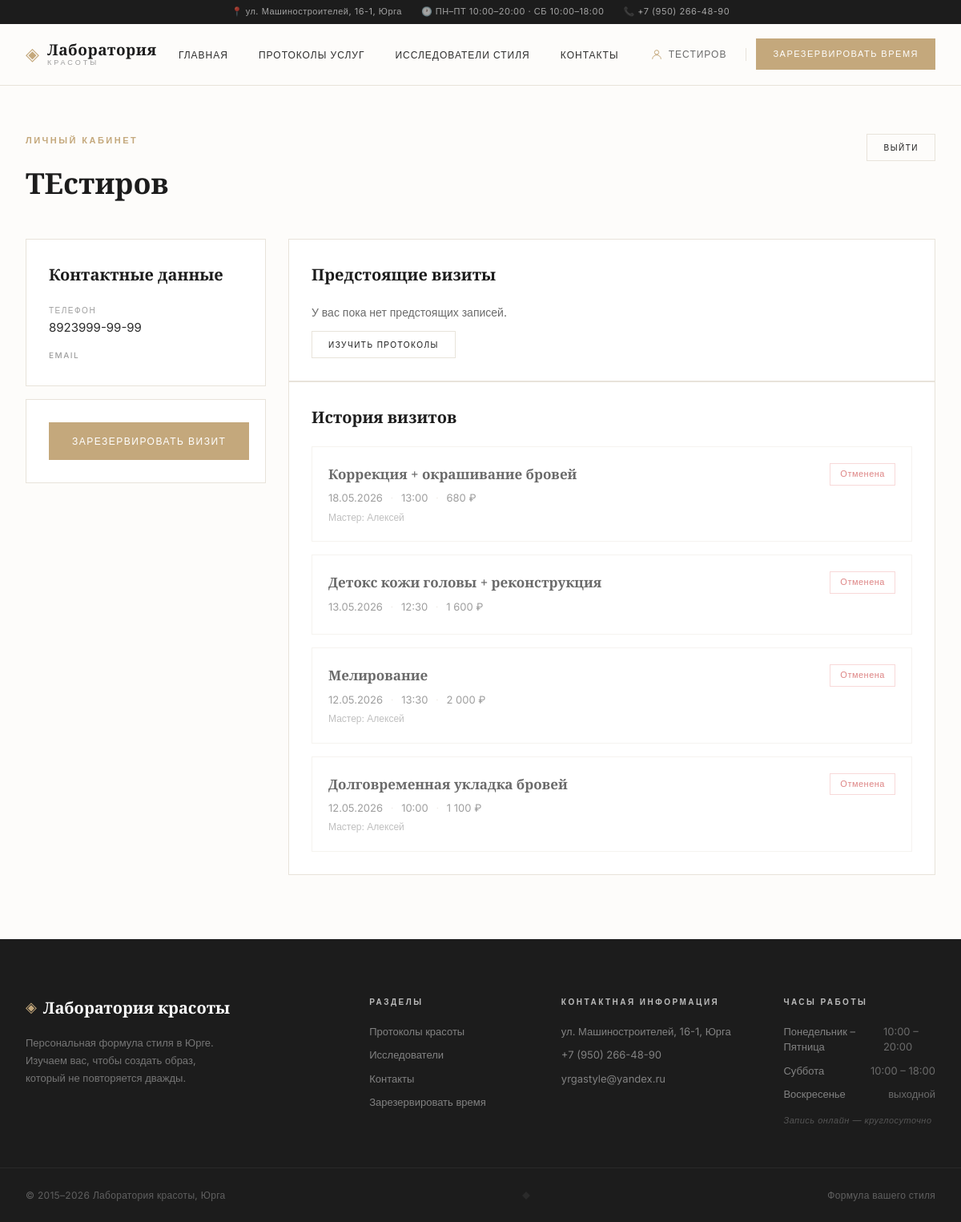
The page /pages/account/cabinet.php (signed in) on the database its author committed.
### tables this page shows
CREATE TABLE `clients` (
  `id` int(11) NOT NULL,
  `name` varchar(100) NOT NULL,
  `phone` varchar(20) NOT NULL,
  `email` varchar(100) NOT NULL,
  `password_hash` varchar(255) NOT NULL,
  `created_at` timestamp NOT NULL DEFAULT current_timestamp(),
  `updated_at` timestamp NOT NULL DEFAULT current_timestamp() ON UPDATE current_timestamp()
);

CREATE TABLE `bookings` (
  `id` int(11) NOT NULL,
  `client_id` int(11) NOT NULL,
  `master_id` int(11) DEFAULT NULL,
  `service_id` int(11) NOT NULL,
  `booking_date` date NOT NULL,
  `booking_time` time NOT NULL,
  `comment` text DEFAULT NULL,
  `status` enum('new','confirmed','cancelled','completed') DEFAULT 'new',
  `created_at` timestamp NOT NULL DEFAULT current_timestamp(),
  `updated_at` timestamp NOT NULL DEFAULT current_timestamp() ON UPDATE current_timestamp()
);

CREATE TABLE `services` (
  `id` int(11) NOT NULL,
  `name` varchar(200) NOT NULL,
  `description` text DEFAULT NULL,
  `category` varchar(100) NOT NULL,
  `duration_min` int(11) NOT NULL,
  `price` decimal(10,2) NOT NULL,
  `is_active` tinyint(1) DEFAULT 1,
  `created_at` timestamp NOT NULL DEFAULT current_timestamp(),
  `updated_at` timestamp NOT NULL DEFAULT current_timestamp() ON UPDATE current_timestamp()
);

CREATE TABLE `masters` (
  `id` int(11) NOT NULL,
  `name` varchar(100) NOT NULL,
  `specialization` varchar(200) NOT NULL,
  `description` text DEFAULT NULL,
  `photo` varchar(255) DEFAULT NULL,
  `rating` decimal(3,2) DEFAULT 0.00,
  `reviews_count` int(11) DEFAULT 0,
  `is_active` tinyint(1) DEFAULT 1,
  `created_at` timestamp NOT NULL DEFAULT current_timestamp(),
  `updated_at` timestamp NOT NULL DEFAULT current_timestamp() ON UPDATE current_timestamp()
);

### pages/account/cabinet.php (the view, shortened to what this page needs)
<?php
    require_once __DIR__ . '/../../config/db.php';
    $stmt = $pdo->prepare("SELECT * FROM clients WHERE id = ?");
    $stmt->execute([$_SESSION['client_id']]);
    $client = $stmt->fetch();
    $stmtUpcoming = $pdo->prepare("
        SELECT b.*, s.name AS service_name, s.price, m.name AS master_name
        FROM bookings b
        JOIN services s ON b.service_id = s.id
        LEFT JOIN masters m ON b.master_id = m.id
        WHERE b.client_id = ?
          AND b.booking_date >= CURDATE()
          AND b.status IN ('new', 'confirmed')
        ORDER BY b.booking_date ASC, b.booking_time ASC
    ");
    $stmtUpcoming->execute([$_SESSION['client_id']]);
    $upcomingBookings = $stmtUpcoming->fetchAll();
    $stmtHistory = $pdo->prepare("
        SELECT b.*, s.name AS service_name, s.price, m.name AS master_name
        FROM bookings b
        JOIN services s ON b.service_id = s.id
        LEFT JOIN masters m ON b.master_id = m.id
        WHERE b.client_id = ?
          AND (b.booking_date < CURDATE() OR b.status IN ('cancelled', 'completed'))
        ORDER BY b.booking_date DESC, b.booking_time DESC
        LIMIT 20
    ");
    $stmtHistory->execute([$_SESSION['client_id']]);
    $historyBookings = $stmtHistory->fetchAll();
    include '../header.php';
?>
<section class="cabinet-section">
    <div class="container">
        <div class="cabinet-header">
            <div>
                <span class="section-eyebrow">Личный кабинет</span>
                <h1 class="cabinet-title"><?php echo htmlspecialchars($client['name']); ?></h1>
            </div>
            <a href="<?php echo $basePath; ?>/scripts/logout.php" class="btn btn-ghost btn-sm">Выйти</a>
        </div>
        <div class="cabinet-grid">
            <aside class="cabinet-sidebar">
                <div class="cabinet-card">
                    <h3>Контактные данные</h3>
                    <div class="cabinet-info">
                        <div class="cabinet-info-row">
                            <span class="cabinet-info-label">Телефон</span>
                            <span class="cabinet-info-value"><?php echo htmlspecialchars($client['phone']); ?></span>
                        </div>
                        <div class="cabinet-info-row">
                            <span class="cabinet-info-label">Email</span>
                        </div>
                    </div>
                </div>
                <div class="cabinet-card">
                    <a href="<?php echo $basePath; ?>/pages/booking.php" class="btn btn-gold">Зарезервировать визит</a>
                </div>
            </aside>
            <div class="cabinet-main">
                <div class="cabinet-card">
                    <h3>Предстоящие визиты</h3>
                    <?php if (empty($upcomingBookings)): ?>
                        <p class="cabinet-empty">У вас пока нет предстоящих записей.</p>
                        <a href="<?php echo $basePath; ?>/pages/services.php" class="btn btn-ghost btn-sm" style="margin-top: 12px;">Изучить протоколы</a>
                    <?php endif; ?>
                </div>
                <?php if (!empty($historyBookings)): ?>
                    <div class="cabinet-card">
                        <h3>История визитов</h3>
                        <div class="cabinet-bookings">
                            <?php foreach ($historyBookings as $booking): ?>
                                <div class="cabinet-booking cabinet-booking-past">
                                    <div class="cabinet-booking-main">
                                        <strong class="cabinet-booking-service"><?php echo htmlspecialchars($booking['service_name']); ?></strong>
                                        <div class="cabinet-booking-details">
                                            <span><?php echo date('d.m.Y', strtotime($booking['booking_date'])); ?></span>
                                            <span class="cabinet-booking-sep">·</span>
                                            <span><?php echo date('H:i', strtotime($booking['booking_time'])); ?></span>
                                            <span class="cabinet-booking-sep">·</span>
                                            <span><?php echo number_format($booking['price'], 0, '', ' '); ?> ₽</span>
                                        </div>
                                        <?php if ($booking['master_name']): ?>
                                            <div class="cabinet-booking-master">Мастер: <?php echo htmlspecialchars($booking['master_name']); ?></div>
                                        <?php endif; ?>
                                    </div>
                                    <div class="cabinet-booking-status">
                                        <span class="cabinet-status
                                            <?php echo $booking['status'] === 'completed' ? 'cabinet-status-done' : 'cabinet-status-cancelled'; ?>">
                                            <?php
                                                echo $booking['status'] === 'completed' ? 'Выполнена' : 'Отменена';
                                            ?>
                                        </span>
                                    </div>
                                </div>
                            <?php endforeach; ?>
                        </div>
                    </div>
                <?php endif; ?>
            </div>
        </div>
    </div>
</section>
<?php include '../footer.php'; ?>

### assets/css/style.css (style rules this page uses)
:root { --gold: #C4A87C; --gold-hover: #B89365; --gold-light: rgba(196, 168, 124, 0.15); --gold-pale: #F8F4ED; --dark: #1C1C1C; --text: #2D2D2D; --text-muted: #6B6B6B; --text-light: #9E9E9E; --bg: #FDFCFA; --bg-warm: #F8F5F0; --white: #FFFFFF; --border: #E8E3DA; --border-light: #F0EDE8; --font-main: 'Inter', sans-serif; --font-accent: 'Cormorant Garamond', serif; --transition: 0.35s cubic-bezier(0.25, 0.1, 0.25, 1); --ease-out-expo: cubic-bezier(0.19, 1, 0.22, 1); }
*, *::before, *::after { margin: 0; padding: 0; box-sizing: border-box; }
html { scroll-behavior: smooth; }
body { font-family: var(--font-main); font-size: 15px; line-height: 1.6; color: var(--text); background: var(--bg); min-height: 100vh; display: flex; flex-direction: column; -webkit-font-smoothing: antialiased; -moz-osx-font-smoothing: grayscale; }
a { text-decoration: none; color: inherit; transition: color var(--transition); }
.container { max-width: 1200px; margin: 0 auto; padding: 0 32px; }
.btn { display: inline-flex; align-items: center; justify-content: center; gap: 8px; padding: 13px 28px; font-family: var(--font-main); font-weight: 500; font-size: 12px; letter-spacing: 1.5px; text-transform: uppercase; cursor: pointer; transition: all 0.3s ease; border: 1px solid transparent; white-space: nowrap; position: relative; }
.btn-gold { background: var(--gold); color: var(--white); border-color: var(--gold); }
.btn-ghost { background: transparent; color: var(--dark); border-color: var(--border); }
.section-eyebrow { display: block; font-size: 11px; font-weight: 600; letter-spacing: 2.5px; text-transform: uppercase; color: var(--gold); margin-bottom: 16px; }
.btn-sm { padding: 8px 20px; font-size: 10px; letter-spacing: 1.5px; }
.cabinet-section { padding: 60px 0 80px; background: var(--bg); min-height: calc(100vh - 200px); }
.cabinet-header { display: flex; justify-content: space-between; align-items: flex-start; margin-bottom: 40px; }
.cabinet-title { font-family: var(--font-accent); font-size: 36px; font-weight: 600; color: var(--dark); margin-top: 4px; }
.cabinet-grid { display: grid; grid-template-columns: 300px 1fr; gap: 28px; align-items: start; }
.cabinet-sidebar { display: flex; flex-direction: column; gap: 16px; }
.cabinet-card { background: var(--white); border: 1px solid var(--border); padding: 28px; }
.cabinet-card h3 { font-family: var(--font-accent); font-size: 20px; font-weight: 600; color: var(--dark); margin-bottom: 20px; }
.cabinet-info { display: flex; flex-direction: column; gap: 14px; }
.cabinet-info-row { display: flex; flex-direction: column; gap: 2px; }
.cabinet-info-label { font-size: 10px; text-transform: uppercase; letter-spacing: 1.5px; color: var(--text-light); font-weight: 500; }
.cabinet-info-value { font-size: 15px; color: var(--text); }
.cabinet-empty { font-size: 14px; color: var(--text-muted); }
.cabinet-bookings { display: flex; flex-direction: column; gap: 16px; }
.cabinet-booking { display: flex; justify-content: space-between; align-items: flex-start; gap: 20px; padding: 20px; border: 1px solid var(--border-light); transition: all var(--transition); }
.cabinet-booking-past { opacity: 0.65; }
.cabinet-booking-service { font-family: var(--font-accent); font-size: 17px; font-weight: 600; color: var(--dark); display: block; margin-bottom: 6px; }
.cabinet-booking-details { font-size: 13px; color: var(--text-muted); margin-bottom: 4px; }
.cabinet-booking-sep { margin: 0 6px; color: var(--border); }
.cabinet-booking-master { font-size: 12px; color: var(--text-light); }
.cabinet-booking-status { display: flex; flex-direction: column; align-items: flex-end; gap: 8px; flex-shrink: 0; }
.cabinet-status { font-size: 11px; font-weight: 500; letter-spacing: 0.5px; padding: 4px 12px; border: 1px solid; }
.cabinet-status-cancelled { color: #C44; border-color: #F5C6C6; }

### rows shown on the page
clients: name "ТЕстиров", phone "8923999-99-99"
bookings: service.name "Коррекция + окрашивание бровей", booking_date "18.05.2026", booking_time "13:00", service.price "680", master.name "Алексей", status "Отменена"
bookings: service.name "Детокс кожи головы + реконструкция", booking_date "13.05.2026", booking_time "12:30", service.price "1 600", status "Отменена"
bookings: service.name "Мелирование", booking_date "12.05.2026", booking_time "13:30", service.price "2 000", master.name "Алексей", status "Отменена"
bookings: service.name "Долговременная укладка бровей", booking_date "12.05.2026", booking_time "10:00", service.price "1 100", master.name "Алексей", status "Отменена"

### other values the page prints
$_SESSION['client_name'] "ТЕСТИРОВ"
